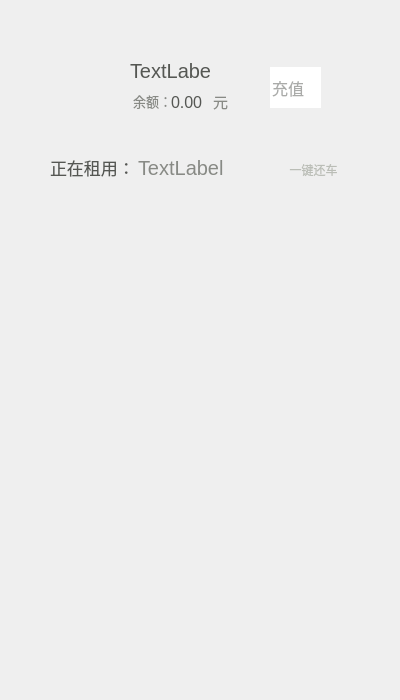
<?xml version="1.0" encoding="UTF-8"?>
<ui version="4.0">
 <class>userwindow</class>
 <widget class="QDialog" name="userwindow">
  <property name="geometry">
   <rect>
    <x>0</x>
    <y>0</y>
    <width>400</width>
    <height>700</height>
   </rect>
  </property>
  <property name="windowTitle">
   <string>Dialog</string>
  </property>
  <widget class="QLabel" name="label">
   <property name="geometry">
    <rect>
     <x>0</x>
     <y>0</y>
     <width>400</width>
     <height>700</height>
    </rect>
   </property>
   <property name="styleSheet">
    <string notr="true">background-image: url(:/new/prefix1/user_0.2.png);</string>
   </property>
   <property name="text">
    <string/>
   </property>
  </widget>
  <widget class="QPushButton" name="but_sup">
   <property name="geometry">
    <rect>
     <x>240</x>
     <y>230</y>
     <width>131</width>
     <height>71</height>
    </rect>
   </property>
   <property name="cursor">
    <cursorShape>OpenHandCursor</cursorShape>
   </property>
   <property name="toolTip">
    <string>&lt;html&gt;&lt;head/&gt;&lt;body&gt;&lt;p&gt;租用费用：10元&lt;/p&gt;&lt;/body&gt;&lt;/html&gt;</string>
   </property>
   <property name="styleSheet">
    <string notr="true">border:none;

color: rgb(85, 87, 83);

</string>
   </property>
   <property name="text">
    <string/>
   </property>
  </widget>
  <widget class="QPushButton" name="but_chi">
   <property name="geometry">
    <rect>
     <x>240</x>
     <y>350</y>
     <width>131</width>
     <height>61</height>
    </rect>
   </property>
   <property name="cursor">
    <cursorShape>OpenHandCursor</cursorShape>
   </property>
   <property name="toolTip">
    <string>&lt;html&gt;&lt;head/&gt;&lt;body&gt;&lt;p&gt;租用费用：10元&lt;/p&gt;&lt;/body&gt;&lt;/html&gt;</string>
   </property>
   <property name="styleSheet">
    <string notr="true">border:none;

color: rgb(85, 87, 83);

</string>
   </property>
   <property name="text">
    <string/>
   </property>
  </widget>
  <widget class="QPushButton" name="but_love">
   <property name="geometry">
    <rect>
     <x>240</x>
     <y>600</y>
     <width>131</width>
     <height>61</height>
    </rect>
   </property>
   <property name="cursor">
    <cursorShape>OpenHandCursor</cursorShape>
   </property>
   <property name="toolTip">
    <string>&lt;html&gt;&lt;head/&gt;&lt;body&gt;&lt;p&gt;租用费用：10元&lt;/p&gt;&lt;/body&gt;&lt;/html&gt;</string>
   </property>
   <property name="styleSheet">
    <string notr="true">border:none;

color: rgb(85, 87, 83);

</string>
   </property>
   <property name="text">
    <string/>
   </property>
  </widget>
  <widget class="QPushButton" name="but_nom">
   <property name="geometry">
    <rect>
     <x>240</x>
     <y>480</y>
     <width>131</width>
     <height>61</height>
    </rect>
   </property>
   <property name="cursor">
    <cursorShape>OpenHandCursor</cursorShape>
   </property>
   <property name="toolTip">
    <string>&lt;html&gt;&lt;head/&gt;&lt;body&gt;&lt;p&gt;租用费用：10元&lt;/p&gt;&lt;/body&gt;&lt;/html&gt;</string>
   </property>
   <property name="styleSheet">
    <string notr="true">border:none;

color: rgb(85, 87, 83);

</string>
   </property>
   <property name="text">
    <string/>
   </property>
  </widget>
  <widget class="QLabel" name="label_name">
   <property name="geometry">
    <rect>
     <x>130</x>
     <y>50</y>
     <width>81</width>
     <height>41</height>
    </rect>
   </property>
   <property name="font">
    <font>
     <pointsize>15</pointsize>
    </font>
   </property>
   <property name="styleSheet">
    <string notr="true">color: rgb(186, 189, 182);
color: rgb(85, 87, 83);</string>
   </property>
   <property name="text">
    <string>TextLabel</string>
   </property>
  </widget>
  <widget class="QLabel" name="label_balance">
   <property name="geometry">
    <rect>
     <x>171</x>
     <y>93</y>
     <width>51</width>
     <height>18</height>
    </rect>
   </property>
   <property name="font">
    <font>
     <pointsize>12</pointsize>
    </font>
   </property>
   <property name="styleSheet">
    <string notr="true">color: rgb(85, 87, 83);</string>
   </property>
   <property name="text">
    <string>0.00</string>
   </property>
  </widget>
  <widget class="QLabel" name="label_bick">
   <property name="geometry">
    <rect>
     <x>138</x>
     <y>142</y>
     <width>111</width>
     <height>51</height>
    </rect>
   </property>
   <property name="font">
    <font>
     <pointsize>15</pointsize>
    </font>
   </property>
   <property name="styleSheet">
    <string notr="true">color: rgb(136, 138, 133);</string>
   </property>
   <property name="text">
    <string>TextLabel</string>
   </property>
  </widget>
  <widget class="QLabel" name="label_6">
   <property name="geometry">
    <rect>
     <x>213</x>
     <y>91</y>
     <width>21</width>
     <height>21</height>
    </rect>
   </property>
   <property name="font">
    <font>
     <pointsize>11</pointsize>
    </font>
   </property>
   <property name="styleSheet">
    <string notr="true">color: rgb(136, 138, 133);</string>
   </property>
   <property name="text">
    <string>元</string>
   </property>
  </widget>
  <widget class="QLineEdit" name="lineEdit">
   <property name="geometry">
    <rect>
     <x>270</x>
     <y>67</y>
     <width>51</width>
     <height>41</height>
    </rect>
   </property>
   <property name="font">
    <font>
     <pointsize>12</pointsize>
    </font>
   </property>
   <property name="styleSheet">
    <string notr="true">border:none;
border-color: rgb(212, 175, 224);

color:rgb(85, 87, 83);</string>
   </property>
   <property name="placeholderText">
    <string>充值</string>
   </property>
  </widget>
  <widget class="QPushButton" name="pushButton">
   <property name="geometry">
    <rect>
     <x>337</x>
     <y>63</y>
     <width>41</width>
     <height>41</height>
    </rect>
   </property>
   <property name="font">
    <font>
     <pointsize>30</pointsize>
    </font>
   </property>
   <property name="styleSheet">
    <string notr="true">border:none;

color: rgb(85, 87, 83);

</string>
   </property>
   <property name="text">
    <string/>
   </property>
  </widget>
  <widget class="QLabel" name="label_9">
   <property name="geometry">
    <rect>
     <x>133</x>
     <y>89</y>
     <width>41</width>
     <height>24</height>
    </rect>
   </property>
   <property name="font">
    <font>
     <pointsize>10</pointsize>
    </font>
   </property>
   <property name="styleSheet">
    <string notr="true">color: rgb(136, 138, 133);</string>
   </property>
   <property name="text">
    <string>余额：</string>
   </property>
  </widget>
  <widget class="QPushButton" name="pushButton_2">
   <property name="geometry">
    <rect>
     <x>273</x>
     <y>154</y>
     <width>81</width>
     <height>31</height>
    </rect>
   </property>
   <property name="toolTip">
    <string>&lt;html&gt;&lt;head/&gt;&lt;body&gt;&lt;p&gt;还车另加服务费10元&lt;/p&gt;&lt;/body&gt;&lt;/html&gt;</string>
   </property>
   <property name="styleSheet">
    <string notr="true">color: rgb(186, 189, 182);

border:0px solid #af51ff;
</string>
   </property>
   <property name="text">
    <string>一键还车</string>
   </property>
  </widget>
  <widget class="QLabel" name="label_2">
   <property name="geometry">
    <rect>
     <x>50</x>
     <y>152</y>
     <width>81</width>
     <height>31</height>
    </rect>
   </property>
   <property name="font">
    <font>
     <pointsize>13</pointsize>
    </font>
   </property>
   <property name="styleSheet">
    <string notr="true">color: rgb(85, 87, 83);</string>
   </property>
   <property name="text">
    <string>正在租用：</string>
   </property>
  </widget>
  <widget class="QPushButton" name="pushButton_3">
   <property name="geometry">
    <rect>
     <x>20</x>
     <y>30</y>
     <width>98</width>
     <height>91</height>
    </rect>
   </property>
   <property name="styleSheet">
    <string notr="true">border:none;

color: rgb(85, 87, 83);

</string>
   </property>
   <property name="text">
    <string/>
   </property>
  </widget>
 </widget>
 <resources/>
 <connections/>
</ui>
